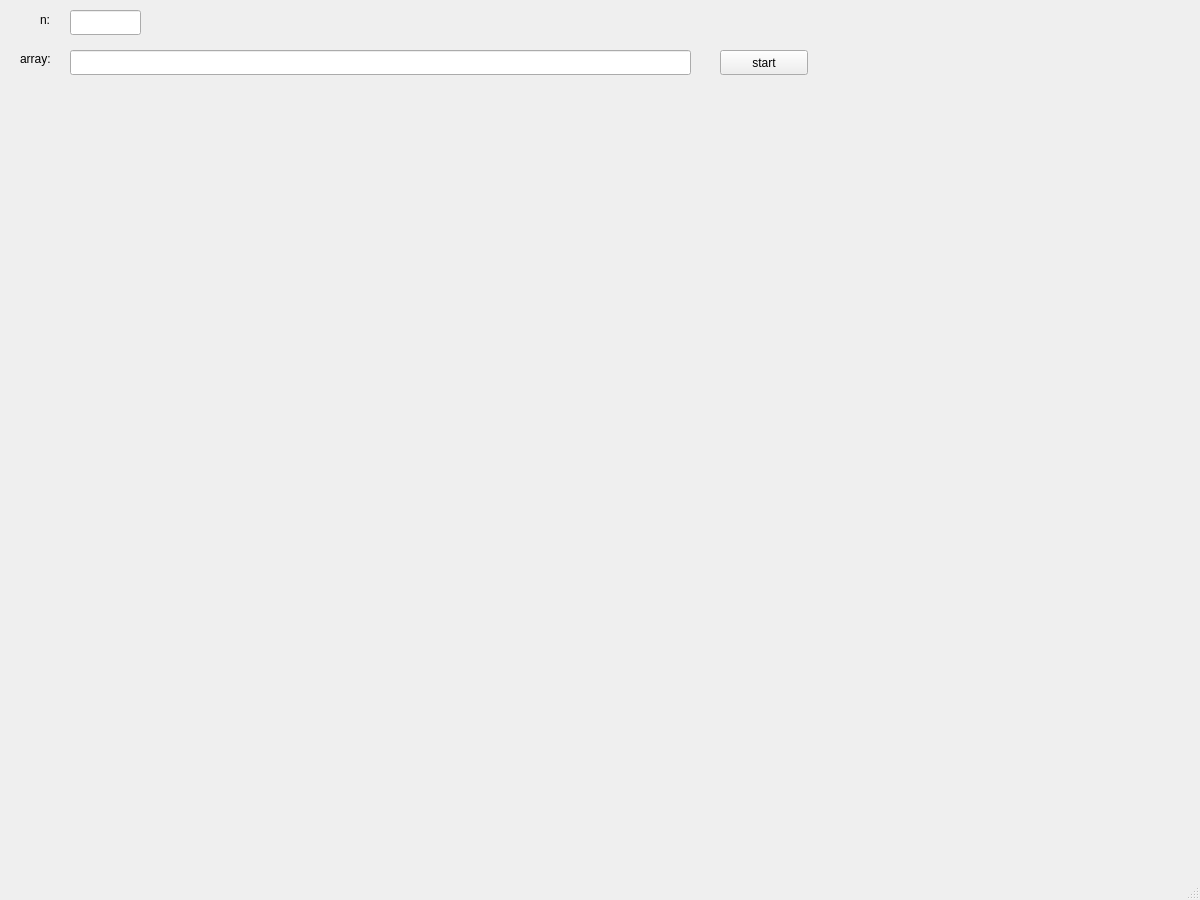
<?xml version="1.0" encoding="UTF-8"?>
<ui version="4.0">
 <class>MainWindow</class>
 <widget class="QMainWindow" name="MainWindow">
  <property name="geometry">
   <rect>
    <x>0</x>
    <y>0</y>
    <width>1200</width>
    <height>900</height>
   </rect>
  </property>
  <property name="windowTitle">
   <string>MainWindow</string>
  </property>
  <widget class="QWidget" name="centralwidget">
   <widget class="QLineEdit" name="NumEdit">
    <property name="geometry">
     <rect>
      <x>70</x>
      <y>10</y>
      <width>71</width>
      <height>25</height>
     </rect>
    </property>
   </widget>
   <widget class="QLabel" name="label">
    <property name="geometry">
     <rect>
      <x>40</x>
      <y>10</y>
      <width>21</width>
      <height>20</height>
     </rect>
    </property>
    <property name="text">
     <string>n:</string>
    </property>
   </widget>
   <widget class="QLineEdit" name="ArrayEdit">
    <property name="geometry">
     <rect>
      <x>70</x>
      <y>50</y>
      <width>621</width>
      <height>25</height>
     </rect>
    </property>
   </widget>
   <widget class="QLabel" name="label_2">
    <property name="geometry">
     <rect>
      <x>20</x>
      <y>50</y>
      <width>41</width>
      <height>17</height>
     </rect>
    </property>
    <property name="text">
     <string>array:</string>
    </property>
   </widget>
   <widget class="QPushButton" name="start">
    <property name="geometry">
     <rect>
      <x>720</x>
      <y>50</y>
      <width>88</width>
      <height>25</height>
     </rect>
    </property>
    <property name="text">
     <string>start</string>
    </property>
   </widget>
   <widget class="QLabel" name="label_ans">
    <property name="geometry">
     <rect>
      <x>830</x>
      <y>50</y>
      <width>66</width>
      <height>17</height>
     </rect>
    </property>
    <property name="text">
     <string/>
    </property>
   </widget>
  </widget>
  <widget class="QMenuBar" name="menubar">
   <property name="geometry">
    <rect>
     <x>0</x>
     <y>0</y>
     <width>1200</width>
     <height>22</height>
    </rect>
   </property>
  </widget>
  <widget class="QStatusBar" name="statusbar"/>
 </widget>
 <resources/>
 <connections/>
</ui>
